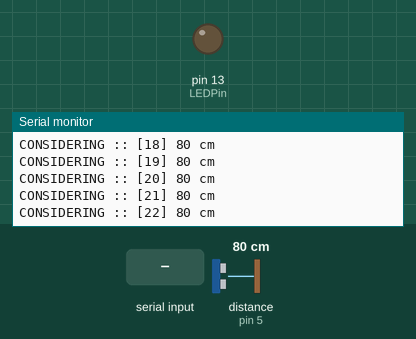
This sketch was run on a simulated Arduino Uno, built with avr-gcc and run on an emulated ATmega328P. Parts: output pins drawn as LEDs (lit = HIGH), the last lines printed to the serial monitor. Wiring (inferred from the names in the program): ultrasonic range finder: trigger pin 6; echo pin 5. The test bench sets the inputs (shaded band); at power-on: distance to the obstacle (sensor on pin 5) 80 cm. The echo pulse lasts 58.3 µs per cm; pins used as bus, display or sensor lines are not drawn.

Above: at 1.2 s.
1.3 s: distance to the obstacle (sensor on pin 5) set to 2 cm
At 1.35 s:
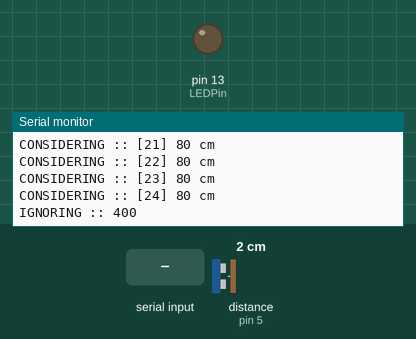
2.8 s: "R" received over Serial
At 2.83 s:
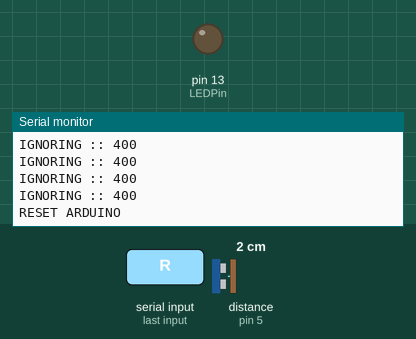
4.3 s: distance to the obstacle (sensor on pin 5) set to 4 cm
At 4.3 s:
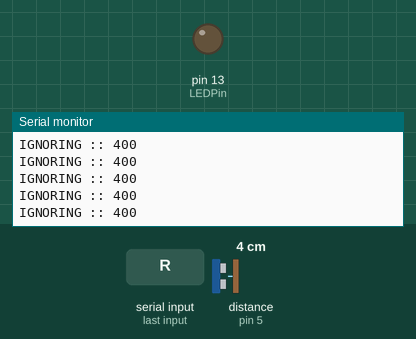
Timing chart, 0 to 7.3 s (numbered marks = the images above; inputs shaded):
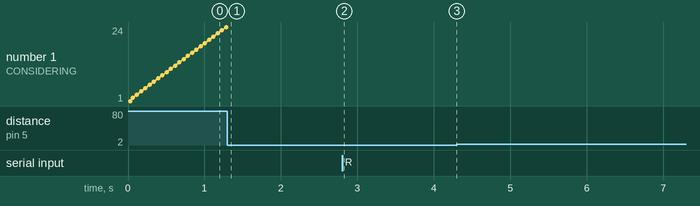

The sketch:

HC-SR04SoundSensor.ino
```cpp
/*
 HC-SR04 Ping distance sensor:
 VCC to arduino 5v
 GND to arduino GND
 Echo to Arduino pin 7
 Trig to Arduino pin 8

 This sketch originates from Virtualmix: http://goo.gl/kJ8Gl

 Has been modified by Winkle ink here: http://winkleink.blogspot.com.au/2012/05/arduino-hc-sr04-ultrasonic-distance.html
 And modified further by ScottC here: http://arduinobasics.blogspot.com.au/2012/11/arduinobasics-hc-sr04-ultrasonic-sensor.html
 on 10 Nov 2012.
 */


// Breadbord
#define echoPin 5 // Echo Pin
#define trigPin 6 // Trigger Pin
#define LEDPin 13 // Onboard LED

int maximumRange = 400; // Maximum range needed
int minimumRange = 0; // Minimum range needed
unsigned long duration, distance; // Duration used to calculate distance
unsigned long timeout = 450*60;
unsigned long minPulseOK = 10*59;
unsigned long lastDist = 400;
float k = 0.1;

int minRangeOK=50; // If a car passes and gives these values then it is ok to count.
int maxRangeOK=350;
int carCount = 0; // number of cars
int consider = 3; // if distance detected. Count from 3 to Infinity.
int consecutive = 0; // if consecutive>=consider then carCount++;
int delayMs=50; // Check every 50 milli seconds.
unsigned long ts;

/* Local prototype functions */
unsigned long getDistance();

unsigned long getDistance( ) {

   unsigned long pulseDuration, dist, temp;

    /* The following trigPin/echoPin cycle is used to determine the
     distance of the nearest object by bouncing soundwaves off of it. */
  digitalWrite(trigPin, LOW);
  delayMicroseconds(2);

  digitalWrite(trigPin, HIGH);
  delayMicroseconds(10);

  digitalWrite(trigPin, LOW);
  pulseDuration = pulseIn(echoPin, HIGH, timeout);
  if(pulseDuration > minPulseOK ) {
  // Calculate the distance (in cm) based on the speed of sound.
    dist = pulseDuration/58.2;
  } else {
    // pulsein timed out so assign maximum distancea
    dist = 400;
  }

/* Exponential averaging. 0 < k < 1.
 *  temp = dist;
 *  dist = k*(lastDist - dist);
 *  lastDist = temp
 */
  return dist;
}

void setup() {
  // Serial connection
  //Serial.begin (57600);
  Serial.begin (9600);

  // Set pins
  pinMode(trigPin, OUTPUT);
  pinMode(echoPin, INPUT);
  pinMode(LEDPin, OUTPUT); // Use LED indicator (if required)

  Serial.println("SUCCESS : Done with setup.");

}

void loop() {

  char aCommand;

  distance = getDistance();

  if (distance >= maxRangeOK || distance <= minRangeOK) {
// outside the 50-350 range
    Serial.print("IGNORING :: ");
    Serial.println(distance);
    if ( consecutive >= 3 && distance >= maxRangeOK) {
      carCount++;
      ts=millis();
      Serial.print("COUNT :: ");
      Serial.print(ts);
      Serial.print(" ms  ");

      Serial.print(carCount);
      Serial.println(" ");
      /*
      digitalWrite(LEDPin, HIGH);
      delay(10);
      digitalWrite(LEDPin, LOW);
      */

    }
    consecutive = 0;
  }  // End of outside consideration range

  else if (distance >= minRangeOK and distance <= maxRangeOK) {
    consecutive++;
    Serial.print("CONSIDERING :: ");
    Serial.print("[");
    Serial.print(consecutive);
    Serial.print("] ");
    Serial.print(distance);
    Serial.println(" cm");

  }
  // Check for command from raspberry pi
  if( Serial.available()>0 ) {
    aCommand = Serial.read();
    if( aCommand == 'R' ) {
      carCount = 0;
      Serial.println("RESET ARDUINO");
    }
  }

 // Delay  before next reading.
 delay(delayMs);

}
```

Measured:
- after the input at 1.3 s, the serial monitor: prints a new line at once (image 1)
- after the input at 2.8 s, the serial monitor: prints a new line at once (image 2)
